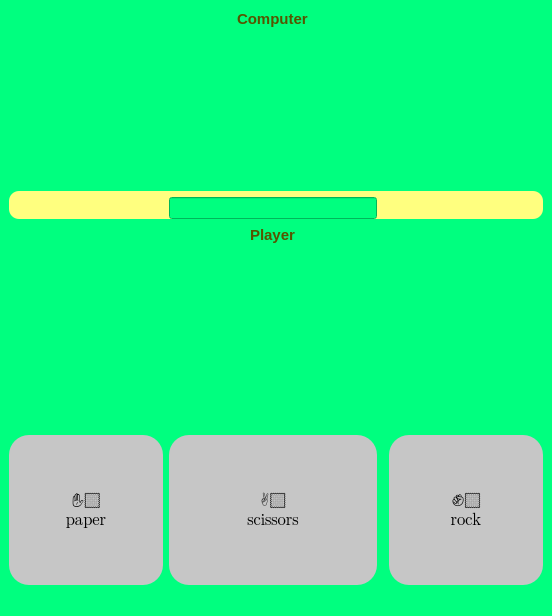
<?xml version="1.0" encoding="UTF-8"?>
<ui version="4.0">
 <class>MainWindow</class>
 <widget class="QMainWindow" name="MainWindow">
  <property name="geometry">
   <rect>
    <x>0</x>
    <y>0</y>
    <width>552</width>
    <height>616</height>
   </rect>
  </property>
  <property name="windowTitle">
   <string>Rock Paper Scissors</string>
  </property>
  <property name="styleSheet">
   <string notr="true">background-color: rgb(0, 255, 127);</string>
  </property>
  <property name="windowFilePath">
   <string/>
  </property>
  <widget class="QWidget" name="centralwidget">
   <layout class="QGridLayout" name="gridLayout">
    <item row="6" column="1">
     <widget class="QLineEdit" name="lineEdit">
      <property name="font">
       <font>
        <pointsize>13</pointsize>
        <bold>true</bold>
       </font>
      </property>
      <property name="styleSheet">
       <string notr="true">color: rgb(170, 0, 0);
border-top-right-radius:20px;
border-top-left-radius:20px;
border-bottom-right-radius:20px;
border-bottom-left-radius:20px;</string>
      </property>
      <property name="text">
       <string/>
      </property>
      <property name="alignment">
       <set>Qt::AlignCenter</set>
      </property>
     </widget>
    </item>
    <item row="0" column="1">
     <widget class="QLineEdit" name="lineEdit_6">
      <property name="sizePolicy">
       <sizepolicy hsizetype="Expanding" vsizetype="Preferred">
        <horstretch>0</horstretch>
        <verstretch>0</verstretch>
       </sizepolicy>
      </property>
      <property name="font">
       <font>
        <pointsize>11</pointsize>
        <italic>false</italic>
        <bold>true</bold>
       </font>
      </property>
      <property name="styleSheet">
       <string notr="true">color: rgb(85, 85, 0);
border-top-right-radius:20px;
border-top-left-radius:20px;
border-bottom-right-radius:20px;
border-bottom-left-radius:20px;</string>
      </property>
      <property name="text">
       <string>Computer</string>
      </property>
      <property name="alignment">
       <set>Qt::AlignCenter</set>
      </property>
     </widget>
    </item>
    <item row="2" column="0" rowspan="2" colspan="4">
     <widget class="QLineEdit" name="win">
      <property name="sizePolicy">
       <sizepolicy hsizetype="Preferred" vsizetype="Preferred">
        <horstretch>0</horstretch>
        <verstretch>0</verstretch>
       </sizepolicy>
      </property>
      <property name="font">
       <font>
        <pointsize>13</pointsize>
        <bold>false</bold>
       </font>
      </property>
      <property name="layoutDirection">
       <enum>Qt::LeftToRight</enum>
      </property>
      <property name="styleSheet">
       <string notr="true">background-color: rgb(255, 255, 127);
border-top-right-radius:10px;
border-top-left-radius:10px;
border-bottom-right-radius:10px;
border-bottom-left-radius:10px;</string>
      </property>
      <property name="inputMask">
       <string/>
      </property>
      <property name="text">
       <string/>
      </property>
      <property name="alignment">
       <set>Qt::AlignCenter</set>
      </property>
     </widget>
    </item>
    <item row="7" column="0">
     <widget class="QPushButton" name="paper">
      <property name="sizePolicy">
       <sizepolicy hsizetype="MinimumExpanding" vsizetype="Expanding">
        <horstretch>0</horstretch>
        <verstretch>0</verstretch>
       </sizepolicy>
      </property>
      <property name="font">
       <font>
        <family>Segoe UI Emoji</family>
        <pointsize>12</pointsize>
       </font>
      </property>
      <property name="styleSheet">
       <string notr="true">background-color: rgb(198, 198, 198);
border-top-right-radius:20px;
border-top-left-radius:20px;
border-bottom-right-radius:20px;
border-bottom-left-radius:20px;</string>
      </property>
      <property name="text">
       <string>✋🏻
paper</string>
      </property>
     </widget>
    </item>
    <item row="3" column="1">
     <widget class="QLineEdit" name="lineEdit_3"/>
    </item>
    <item row="1" column="1">
     <widget class="QLineEdit" name="computer">
      <property name="sizePolicy">
       <sizepolicy hsizetype="Expanding" vsizetype="Expanding">
        <horstretch>0</horstretch>
        <verstretch>0</verstretch>
       </sizepolicy>
      </property>
      <property name="font">
       <font>
        <family>Segoe UI Emoji</family>
        <pointsize>15</pointsize>
       </font>
      </property>
      <property name="styleSheet">
       <string notr="true">border-top-right-radius:50px;
border-top-left-radius:50px;
border-bottom-right-radius:50px;
border-bottom-left-radius:50px;</string>
      </property>
      <property name="inputMask">
       <string/>
      </property>
      <property name="maxLength">
       <number>3</number>
      </property>
      <property name="alignment">
       <set>Qt::AlignCenter</set>
      </property>
     </widget>
    </item>
    <item row="7" column="1">
     <widget class="QPushButton" name="scissors">
      <property name="sizePolicy">
       <sizepolicy hsizetype="MinimumExpanding" vsizetype="Expanding">
        <horstretch>0</horstretch>
        <verstretch>0</verstretch>
       </sizepolicy>
      </property>
      <property name="font">
       <font>
        <family>Segoe UI Emoji</family>
        <pointsize>12</pointsize>
       </font>
      </property>
      <property name="styleSheet">
       <string notr="true">background-color: rgb(198, 198, 198);
border-top-right-radius:20px;
border-top-left-radius:20px;
border-bottom-right-radius:20px;
border-bottom-left-radius:20px;</string>
      </property>
      <property name="text">
       <string>✌🏻
scissors</string>
      </property>
     </widget>
    </item>
    <item row="7" column="3">
     <widget class="QPushButton" name="rock">
      <property name="sizePolicy">
       <sizepolicy hsizetype="MinimumExpanding" vsizetype="Expanding">
        <horstretch>0</horstretch>
        <verstretch>0</verstretch>
       </sizepolicy>
      </property>
      <property name="font">
       <font>
        <family>Segoe UI Emoji</family>
        <pointsize>12</pointsize>
       </font>
      </property>
      <property name="styleSheet">
       <string notr="true">background-color: rgb(198, 198, 198);
border-top-right-radius:20px;
border-top-left-radius:20px;
border-bottom-right-radius:20px;
border-bottom-left-radius:20px;</string>
      </property>
      <property name="text">
       <string>✊🏻
rock</string>
      </property>
     </widget>
    </item>
    <item row="5" column="1">
     <widget class="QLineEdit" name="player">
      <property name="sizePolicy">
       <sizepolicy hsizetype="Expanding" vsizetype="Expanding">
        <horstretch>0</horstretch>
        <verstretch>0</verstretch>
       </sizepolicy>
      </property>
      <property name="font">
       <font>
        <family>Segoe UI Emoji</family>
        <pointsize>15</pointsize>
       </font>
      </property>
      <property name="styleSheet">
       <string notr="true">border-top-right-radius:50px;
border-top-left-radius:50px;
border-bottom-right-radius:50px;
border-bottom-left-radius:50px;</string>
      </property>
      <property name="inputMask">
       <string/>
      </property>
      <property name="maxLength">
       <number>3</number>
      </property>
      <property name="alignment">
       <set>Qt::AlignCenter</set>
      </property>
     </widget>
    </item>
    <item row="4" column="1">
     <widget class="QLineEdit" name="lineEdit_4">
      <property name="sizePolicy">
       <sizepolicy hsizetype="Expanding" vsizetype="Preferred">
        <horstretch>0</horstretch>
        <verstretch>0</verstretch>
       </sizepolicy>
      </property>
      <property name="font">
       <font>
        <pointsize>11</pointsize>
        <italic>false</italic>
        <bold>true</bold>
       </font>
      </property>
      <property name="styleSheet">
       <string notr="true">color: rgb(85, 85, 0);
border-top-right-radius:20px;
border-top-left-radius:20px;
border-bottom-right-radius:20px;
border-bottom-left-radius:20px;</string>
      </property>
      <property name="text">
       <string>Player</string>
      </property>
      <property name="alignment">
       <set>Qt::AlignCenter</set>
      </property>
     </widget>
    </item>
   </layout>
  </widget>
  <widget class="QMenuBar" name="menubar">
   <property name="geometry">
    <rect>
     <x>0</x>
     <y>0</y>
     <width>552</width>
     <height>22</height>
    </rect>
   </property>
  </widget>
  <widget class="QStatusBar" name="statusbar"/>
 </widget>
 <resources/>
 <connections/>
</ui>
